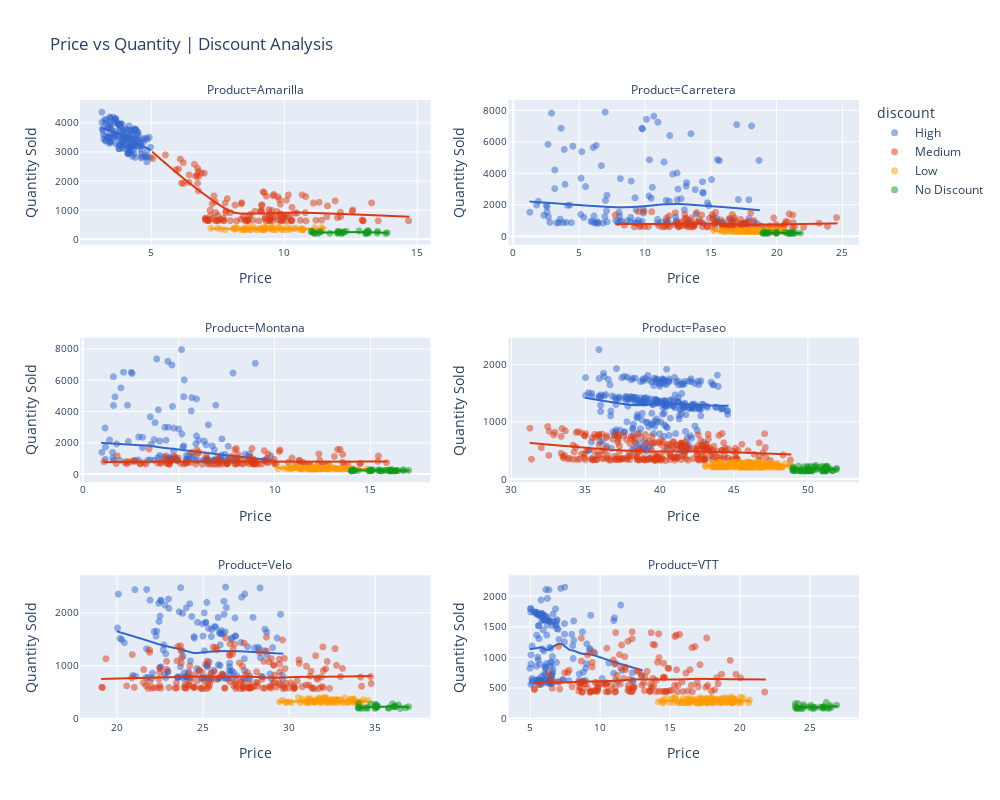

Notebook code cell kept with this figure:
### Code cell
# Exploring the relationship between price and units sold conditioned on the Discounts
fig = px.scatter(
    df, 
    x= 'price', y = 'Quantity',
    color= 'discount',
    facet_col= 'Product',
    facet_col_wrap=2,
    facet_col_spacing=0.1,
    facet_row_spacing=0.15,
    opacity=0.5,
    trendline='lowess',
    title= 'Price vs Quantity | Discount Analysis',
    width=1000,
    height=800,
    color_discrete_sequence=px.colors.qualitative.G10
).update_traces(
    marker= dict(size=7),
    hoverlabel= dict(font= dict(size=10))
).update_xaxes(
    title_text = 'Price',
    tickfont= dict(size=10)
).update_yaxes(
    title_text = 'Quantity Sold',
    tickfont= dict(size=10)
)

fig.for_each_yaxis(lambda yaxis: yaxis.update(showticklabels=True)) #show ticks
fig.for_each_xaxis(lambda xaxis: xaxis.update(showticklabels=True)) #show ticks
fig.update_yaxes(matches=None) # don't share y axis
fig.update_xaxes(matches=None) # don't share x axis

# Show figure
fig
